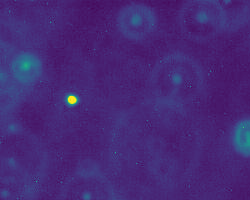
#> input picture Week 9/09_Answers/particle/frame0.png, 250 x 200 px
$ jupyter execute --allow-errors 09_Tutorial.ipynb
#> lines starting #> are read from the running program, lines starting #| are printed output that depends on the picture; after the words box and inside, x2 and y2 are one past the last pixel; in counts of white or black regions, pixels touching at a corner belong together; long printed decimals are rounded
# Tutorial 9

## Question 1
The folder `particle` contains a sequence of images of a bead undergoing [brownian motion](https://en.wikipedia.org/wiki/Brownian_motion). Your goal is to track the movement of the bead by identifying its position in each of the frames.

### Part 1

Follow the steps in the notes to determine the (x, y) co-ordinates of the bead in the image `particle/frame0.png`.
1. Use `np.imread` to convert the image file to a numpy array.
1. Convert the image to greyscale by summing along the final axis.
1. Threshold the array. Determine a value for the threshold which results in just a single 'blob'.
1. Determine the location using the function `sn.center_of_mass` (you do not need to determine the largest blob since there should be only one!)
1. Use `plt.imshow` and `plt.scatter` to mark the location of the bead on the image, like this:

[cell 1]
import numpy as np
import matplotlib.pyplot as plt
import matplotlib.image as mpimg # import the image module
import scipy.ndimage as sn # import the scipy.ndimage package


x = mpimg.imread("particle/frame0.png") # read the image into an array
#> x is the input picture: shape (200, 250, 4) float32; mean R, G, B, A 0.275, 0.163, 0.468, 1

z = np.sum(x, 2) # sum the RGBA values for each pixel
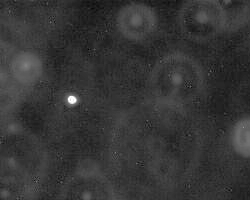
#> z: shape (200, 250) float32; min 1.6, max 3.04, mean 1.91; drawn with min black and max white

thres = 3
x_thres = z > thres # Determine pixels which are above the threshold
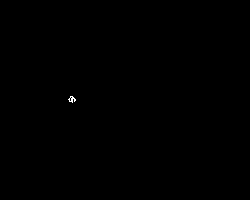
#> x_thres: shape (200, 250) bool; 0.06% white in thin lines or dots, all inside (x1, y1, x2, y2) = (68, 96, 76, 103)

x_labels, n = sn.label(x_thres)
#> n = 1

location = sn.center_of_mass(x_thres, x_labels, 1) # determine the coordinates of the  blob
#> location = (98.93, 71.61)

plt.figure(figsize=(4,4))
plt.imshow(x)
# arrays are indexed [column, row] whereas scatter plots are ordered [x, y]
# so we need to reverse the order of the indices
plt.scatter(location[1], location[0], color="red", marker="x", s=100)

print(x.shape)
#| (200, 250, 4)
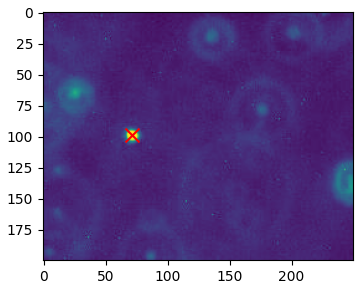
#> figure drawn by matplotlib, 1 panel

### Part 2

Use your code from Question 1 to write a Python function `get_particle_location(filename)` which returns the (x, y) co-ordinates of the bead in the image file `filename`.

```
loc = get_particle_location("particle/frame0.png")
print(loc)
(98.92857142857143, 71.60714285714286)
```

[cell 2]
import scipy.ndimage as sn # import the scipy.ndimage package

def get_particle_location(filename):
#> called with filename = 'particle/frame0.png'
    x = mpimg.imread(filename) # read the image into an array

    z = np.sum(x, 2) # sum the RGBA values for each pixel

    thres = 3
    x_thres = z > thres # Determine pixels which are above the threshold

    x_labels, n = sn.label(x_thres)
#> n = 1

    location = sn.center_of_mass(x_thres, x_labels, 1) # determine the coordinates of the  blob
#> location = (98.93, 71.61)

    return location

loc = get_particle_location("particle/frame0.png")
#> loc = (98.93, 71.61)
print(loc)
#| (98.929, 71.607)

### Part 3

By calling your function `get_particle_location` on each of the files, construct a 2 by 10 numpy array containing the co-ordinates of the bead in each of the 10 frames.

Make a plot of x vs time, y vs time and x vs y. Make sure you scale the axes so that they correspond to the dimensions of the image, as below.

[cell 3]
n = 10
z = np.zeros((2,n))

#> (the rest of this cell did not finish here and is left out)


    z[:,i] = loc

plt.figure(figsize=(4,4))
plt.plot(z[1,:], z[0,:])
plt.xlim(0, 200)
plt.ylim(0, 250)
plt.xlabel('x')
plt.ylabel('y')
plt.tight_layout()
plt.savefig('b1.png')


plt.figure(figsize=(4,4))
plt.plot(z[1,:])
plt.ylim(0, 200)
plt.ylabel('x')
plt.xlabel('frame number')
plt.tight_layout()
plt.savefig('b2.png')

plt.figure(figsize=(4,4))
plt.plot(z[0,:])
plt.ylim(0, 250)
plt.xlabel('frame number')
plt.ylabel('y')
plt.tight_layout()
plt.savefig('b3.png')

## Question 2

Repeat the above question for the images noisy images in the folder `particle_noisy`.

For Part 1, you will have to choose a suitable threshold then pick the blob with the largest size, as in the notes.

For Part 3, can you find a value of the threshold that works for all of the images? If not, how could you solve this?

[cell 4]
import matplotlib.image as mpimg # import the image module
import numpy as np
import matplotlib.pyplot as plt
import scipy.ndimage as sn # import the scipy.ndimage package

x = mpimg.imread("particle_noisy/frame0.png") # read the image into an array
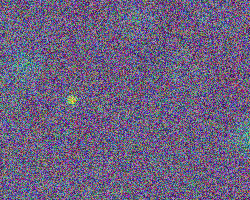
#> input picture Week 9/09_Answers/particle_noisy/frame0.png, 250 x 200 px
#> x is the input picture: shape (200, 250, 4) float32; mean R, G, B, A 0.422, 0.377, 0.503, 1
print(x.shape)
#| (200, 250, 4)

z = np.sum(x, 2) # sum the RGBA values for each pixel
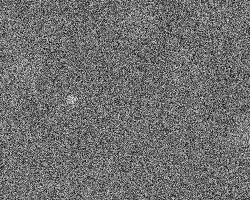
#> z: shape (200, 250) float32; min 1.38, max 3.49, mean 2.3; drawn with min black and max white
print(z)
#> (printed output is left out)

thres = 2.7
x_thres = z > thres # Determine pixels which are above the threshold
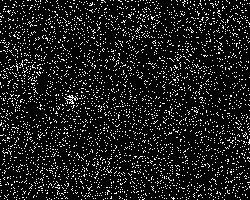
#> x_thres: shape (200, 250) bool; 10.8% white in thin lines or dots

plt.imshow(x_thres)

x_labels, n = sn.label(x_thres)
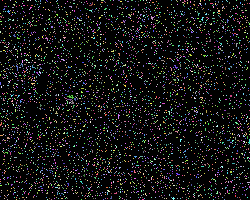
#> x_labels: shape (200, 250) int32; 4227 distinct labels, from 0 to 4226; one colour per label, 0 black
#> n = 4226

print("number of blobs:", n)
#| number of blobs: 4226

sizes = sn.sum(x_thres, x_labels, range(1, n+1))
#> sizes = 4226 values, max 14 at index 1993, min 1 at index 0, mean 1.28
print("sizes:", sizes)
#> (printed output is left out)

idx = np.argmax(sizes) # get the index of the largest blob
#> idx = 1993
print("index:", idx)
#| index: 1993

location = sn.center_of_mass(x_thres, x_labels, idx + 1) # determine the coordinates of the largest blob
#> location = (96.29, 70.36)
print("location:", location)
#| location: (96.286, 70.357)

plt.figure(figsize=(4,4))
plt.imshow(x_thres)
# arrays are indexed [column, row] whereas scatter plots are ordered [x, y]
# so we need to reverse the order of the indices
plt.scatter(location[1], location[0], color="red", marker="x", s=100)

print(x.shape)
#| (200, 250, 4)
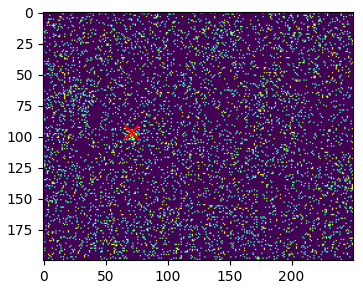
#> figure drawn by matplotlib, 1 panel

[cell 5]
# It's hard to find a single threshold that works for all images.
# We could vary the threshold depending on the image - perhaps based on average brightness of the image.
# However a better solution would be to apply a 'blur' filter by averaging neighbouring pixels before doing the thresholding.
# This would reduce the high frequency noise.

def get_particle_location_2(filename, thres):
#> called with filename = 'particle_noisy/frame0.png', thres = 2.7
    x = mpimg.imread(filename) # read the image into an array

    z = np.sum(x, 2) # sum the RGBA values for each pixel

    x_thres = z > thres # Determine pixels which are above the threshold

    x_labels, n = sn.label(x_thres)
#> n = 4226

    sizes = sn.sum(x_thres, x_labels, range(1, n+1))

    idx = np.argmax(sizes) # get the index of the largest blob
#> idx = 1993

    location = sn.center_of_mass(x_thres, x_labels, idx + 1) # determine the coordinates of the largest blob
#> location = (96.29, 70.36)
    return location

n = 10
z = np.zeros((2,n))

thres = 2.7

#> (the rest of this cell did not finish here and is left out)
